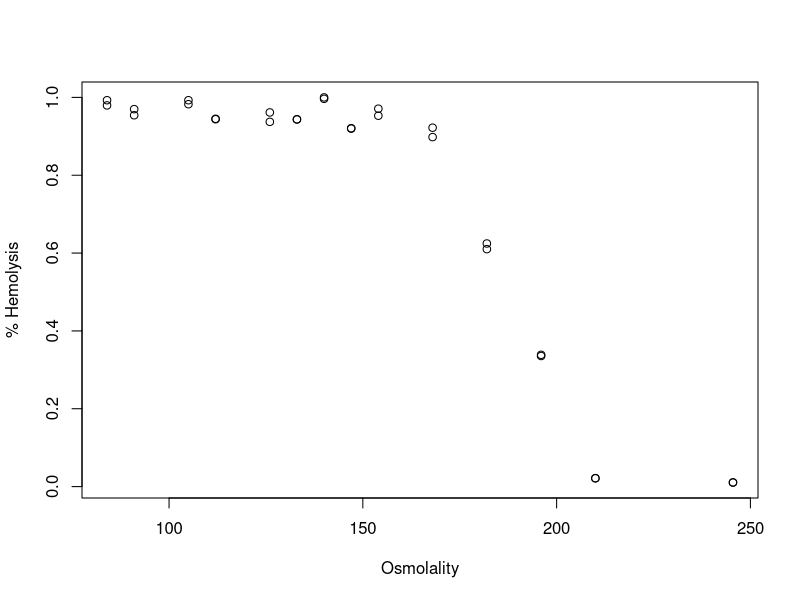
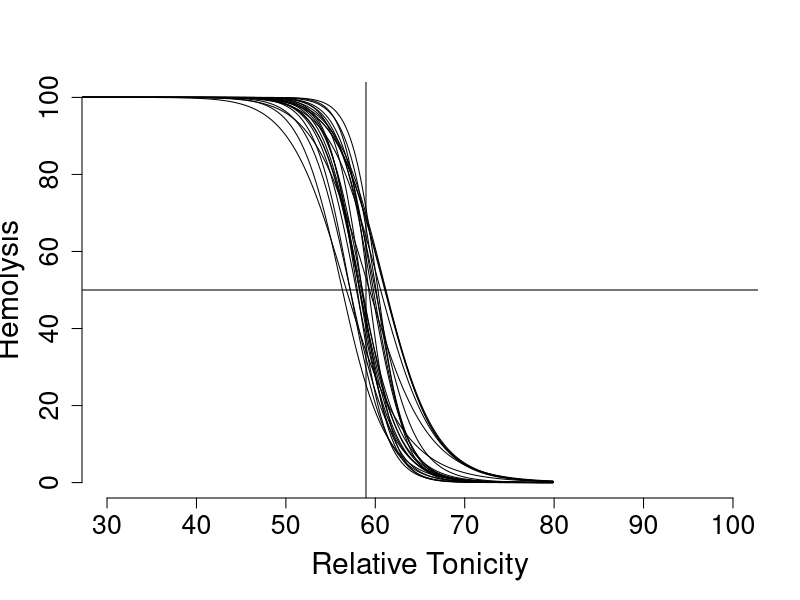
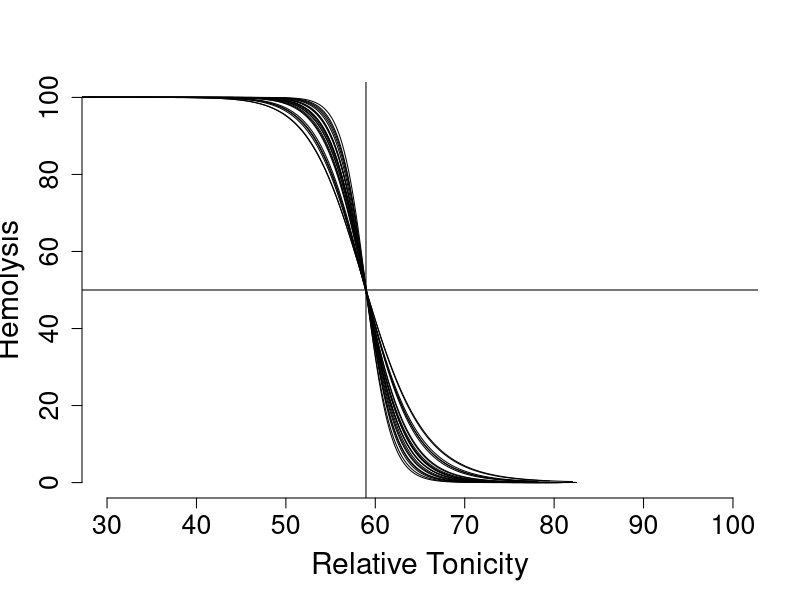

Generate these figures, in order, with R:
######################################################
###  OSMOTIC FRAGILITY SUMMARY & NORMALIZATION  ######
######################################################
# Clean up and fit a sigmoid model to the raw data
# Then normalize model curves by variation in 1111 (who has OF data every week)

setwd("/Users/Emily/Desktop/Files")
raw <-read.table("raw_OF_data.csv", header = TRUE, sep = ",") 
# raw: each row is a sample; columns indicate osmolality (2 reps per); cells have absorption (OD540) data
# outlier points were manually converted to NA previously


#### Convert OD540 to hemoglobin content (g/dL, from lysis)
hb <- raw #make a copy
hb[3:34] <- lapply(hb[3:34], function(x) x*200/100/68)  ### conversion 
hb <- hb[-c(3,19,18,34) ] # Remove tubes 1 (highest [NaCl]) and 16 (lowest [NaCl]) since these were dropped in most weeks
# normalize hemoglobin content by max per row/sample
maxes<-apply(hb[3:30],1,max, na.rm=TRUE) #max of each row
hb_norm0 <- sweep(hb[3:30], 1, maxes, '/') # apply to data cols
# hb_norm0 contains the normalized hgb data only 
hb_norm <- cbind(hb[1:2],hb_norm0)  
# hb_norm has 2 header cols added


#### Fit sigmoid models to the hemoglobin data: basically we want to build a finer-scale model with more x-values 

# this vector has the x-values we measured: osmolality values for each tube (columns in hb_norm0)
x <- c(245.5,210,196,182,168,154,147,140,133,126,112,105,91,84,245.5,210,196,182,168,154,147,140,133,126,112,105,91,84)
# sample plot of hemolysis by osmolality
y<- hb_norm[hb_norm$Sample == '1111_W12', ] 
plot(x,y[3:30],xlab="Osmolality",ylab="% Hemolysis")
# here are the x-values we want to model
x_mod <- seq(80, 246, length = 500) # we will estimate a y for each of these x
# for both x vectors, normalize osmolality to "relative tonicity" (where 100 is the max theoretical salt solution, 308 mosmol)
x <- x/308*100
x_mod <- x_mod/308*100 #max  called for 

# Function to determine sigmoid 
sigmoid <- function(col) {
  df1 = data.frame(v1=x,v2=col)
  names(df1) = c("Osmolality","Hemolysis")
  summary(mod1<-nls(Hemolysis ~ SSlogis( log(Osmolality), Asym, xmid, scal),data=df1))
  z<-predict(mod1, data.frame(Osmolality = x_mod))
  # scale the predicted y-values (z) so max is 100
  z = z/max(z)
  # peek at the data if you want
  #plot(x_mod,z)
 # return(z)
}

# Apply this function to data from all samples 
sig0 <-apply(hb_norm0,1,sigmoid) #Pass each row (sample) of data to sigmoid function; in output q, Each column is a sample (with names from hb[1:1]), with 500 rows corresponding to x_mod
# clean up 
sig <- t(sig0)
sig <- sig*100
sig_nometa <- sig
sig <- cbind(hb[1:2],sig)
sig <- as.data.frame(sig) 
## sig has the UNNORMALIZED model curves. Each row is a sample; each column corresponds to an x_mod (relative tonicity) value; cells are hemolysis

# Take a look at first 10 curves if you want
# plot(x_mod,sig[2,3:502],col="white",xlab="Relative tonicity",ylab="hemolysis")
# for (i in 1:10){
#   lines(x_mod,sig[i,3:502])
# }


############################################
###### Find the 'osmo50' of each sample ######
# i.e., the relative tonicity (x-value) corresponding to 50% hemolysis

# empty matrix to store osmo50 data 
osmo50 <- as.data.frame(matrix(, nrow = 1, ncol = dim(sig_nometa)[[1]]))

# calculate osmo50 for each sample
for (i in 1:dim(sig_nometa)[[1]]) { 
  x=sig_nometa[i,] # the whole vector of hemolysis across 500 x-values 
  o50y= 50 # half of max hemolysis for the sample 
  o50z=which(abs(x-o50y)==min(abs(x-o50y))) #index of the x(hemolysis) value closest to the osmo50 (half of max hemolysis)
  osmo50[1,i] <- x_mod[o50z]
}

# clean up
names(osmo50) <- sig$Sample
osmo50t<-t(osmo50)
osmo50_unnorm <- cbind(rownames(osmo50t), data.frame(osmo50t, row.names=NULL))
colnames(osmo50_unnorm) <- c("Sample",'Osmo50') 
# osmo50_final has UNNORMALIZED osmo50 for each sample 

# save these unnormalized values 
setwd("/Users/Emily/Desktop/Files")
write.table(osmo50_unnorm,file="osmo50_unnorm.csv",sep=",",col.names=TRUE,row.names=FALSE)



#### #### #### #### #### #### #### 
#### NORMALIZATION STRATEGY #####
#### #### #### #### #### #### #### 

# 1. Find 1111 average osmo50
# 2. Calculate 1111's deviation each week from the average 
# 3. Apply -(deviation) to the curves for 1111 for each week
# 4. Plot to make sure it works
# 5. Apply to all samples
# 6. Plot again
# 7. Recalculate Osmo50


# 1. Find 1111 average osmo50
library(data.table)
osmo50_unnorm_1111 <- osmo50_unnorm[osmo50_unnorm$Sample %like% "1111", ]
osmo50_1111 <- mean(osmo50_unnorm_1111$Osmo50, na.rm=TRUE)  
addw3 <- data.frame('1111_W3',osmo50_1111) # this week something was wrong with 1111 OF data, so just make it the average (need something for normalization)
names(addw3)<-names(osmo50_unnorm_1111 )
osmo50_unnorm_1111  <- rbind(osmo50_unnorm_1111 ,addw3)

# 2. Calculate the deviation each week from the average 
osmo50_unnorm_1111$diff <- osmo50_unnorm_1111$Osmo50-osmo50_1111
osmo50_unnorm_1111$corrected <- osmo50_unnorm_1111$Osmo50-osmo50_unnorm_1111$diff
osmo50_unnorm_1111$Week <- c (1,2,4,5,6,7,8,9,10,11,12,13,14,15,16,17,18,19,20,21,22,24,25,3)

# 3. Apply -(deviation) to the curves for 1111 for each week
# We need to adjust the x-values (x_mod), not the y-values (hemolysis)
x_mod_df_1111 <- matrix(, nrow = 24, ncol = 500) # each row holds the x values for sig's y values (which will be modified by normalization)
for(row in 1:24){
  x_mod_df_1111[row, ] <- x_mod # original x-values for 1111
}
for (row in 1:dim(x_mod_df_1111)[[1]]){
  x_mod_df_1111[row,] <- x_mod_df_1111[row,]-osmo50_unnorm_1111[row,3] # adjustd x-values for 1111
}

# 5. Apply the deviation to all samples
x_mod_df <- matrix(, nrow = 149, ncol = 500)
# pre-fill the matrix
for(row in 1:149){
  x_mod_df[row, ] <- x_mod
}  
x_mod_df<-cbind(sig[,1:2],x_mod_df)
# add the deviation 
for (i in 1:dim(x_mod_df)[[1]]){
  osmo50_unnorm_1111row = subset(osmo50_unnorm_1111,osmo50_unnorm_1111$Week==x_mod_df[i,2])
  x_mod_df[i,3:502] <- as.numeric(x_mod_df[i,3:502])-as.numeric(osmo50_unnorm_1111row[3])
}  



# 4. Plot to make sure it works (1111)
sig1111<- sig[sig$Sample %like% "1111", ]
# #before
plot(0, ylab="Hemolysis",main='',xlim=c(30,100), ylim=c(0,100), xlab='Relative Tonicity',cex.axis=1.6,cex.lab=1.8, bty = 'n', pch = '')
for (i in 1:dim(sig1111)[[1]]){
  lines(x_mod,sig1111[i,3:502])
}
abline(h=50)
abline(v=osmo50_1111)
#after
plot(0, ylab="Hemolysis",main='',xlim=c(30,100), ylim=c(0,100), xlab='Relative Tonicity',cex.axis=1.6,cex.lab=1.8, bty = 'n', pch = '')
for (i in 1:dim(sig1111)[[1]]){
  lines(x_mod_df_1111[i,],sig1111[i,3:502])}
abline(h=50)
abline(v=osmo50_1111)


# It works! So the normalized data curves are in x_mod_df (1 row per sample) and sig (1 row per sample)     


# 7. Recalculate osmo50 
# It works as long as x_mod[z] comes from x_mod_df[i,][z]
sig_nometa <- sig[3:502]
x_mod_df_nometa <- x_mod_df[3:502]
val50 <- sig_nometa[,1]/2 #target values -- half of max hemolysis (from row [new:column] 1)

#matrix to store data 
osmo50_norm <- as.data.frame(matrix(, nrow = 1, ncol = length(val50)))

for (i in 1:length(val50)) { # for every sample 
  x=sig_nometa[i,] # the whole vector of hemolysis 
  y=as.numeric(val50[i]) # half of max hemolysis for the sample 
  z=which(abs(x-y)==min(abs(x-y))) #index of the x(hemolysis) value closest to the osmo50 (half of max hemolysis)
  # osmo50[1,i] = sig_nometa[,z]$xval
  osmo50_norm[1,i] <- x_mod_df_nometa[i,z]
}

names(osmo50_norm) <- sig$Sample
m<-t(osmo50_norm)
osmo50_norm <- cbind(rownames(m), data.frame(m, row.names=NULL))
colnames(osmo50_norm) <- c("Sample",'Osmo50') #### 'nn' has NORMALIZED osmo50 for each sample 

# save normalized osmo50
write.table(osmo50_norm,file="osmo50_norm.csv",sep=",",col.names=TRUE,row.names=FALSE)
